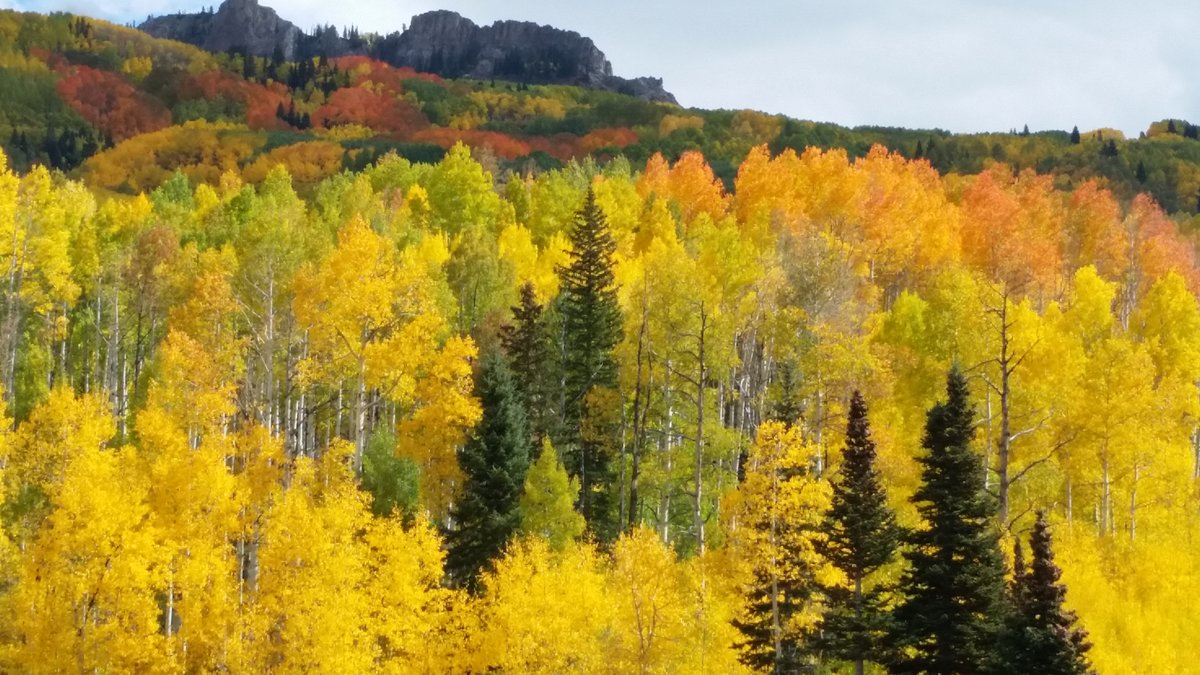
#> input picture Image processing/Photos/source.jpg, 1200 x 675 px
$ python Histogram_matching.py
#> lines starting #> are read from the running program, lines starting #| are printed output that depends on the picture
import cv2
from skimage import exposure
import matplotlib.pyplot as plt

source = cv2.imread('Photos/source.jpg')
#> source is the input picture: shape (675, 1200, 3); mean B, G, R 57.3, 140.1, 162.7
reference = cv2.imread('Photos/reference.webp')
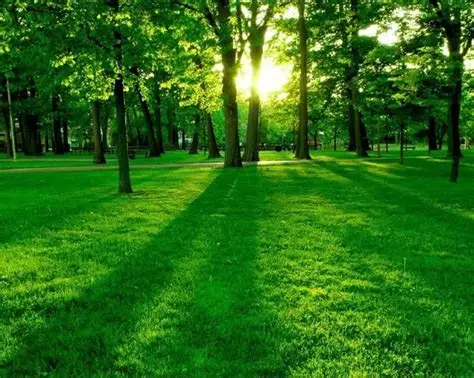
#> input picture Image processing/Photos/reference.webp, 474 x 378 px
#> reference is the input picture: shape (378, 474, 3); mean B, G, R 23, 110.7, 43.9

matched_img = exposure.match_histograms(source, reference, channel_axis = -1)
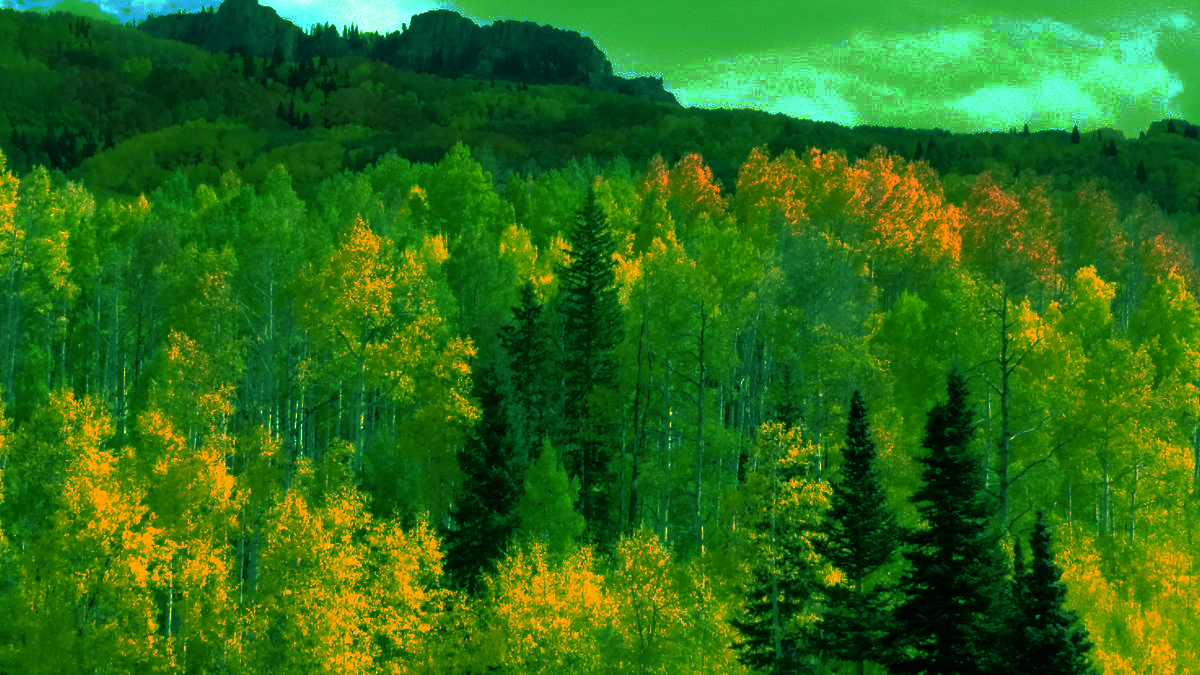
#> matched_img: shape (675, 1200, 3); mean B, G, R 22.9, 110.4, 43.7

plt.subplot(1,3,1)
plt.imshow(cv2.cvtColor(source, cv2.COLOR_BGR2RGB))
plt.title('Original')


plt.subplot(1,3,2)
plt.imshow(cv2.cvtColor(reference, cv2.COLOR_BGR2RGB))
plt.title('Reference')


plt.subplot(1,3,3)
plt.imshow(cv2.cvtColor(matched_img, cv2.COLOR_BGR2RGB))
plt.title('Histogram matching')
plt.show()
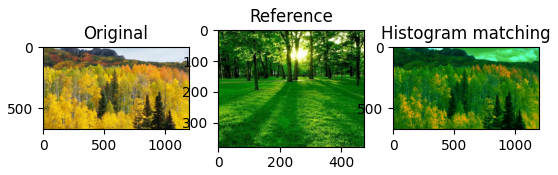
#> figure drawn by matplotlib, 3 panels
